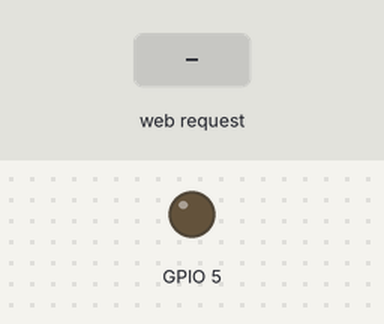
A sketch run on a simulated ESP8266 (NodeMCU). Parts: output pins drawn as LEDs (lit = HIGH). The inputs (shaded band) are chosen by the test bench. WiFi joins after 1.5 s; servers stay silent unless stated; what the sketch prints to the serial monitor is not drawn.

Above: at 2.7 s.
2.8 s: HTTP request GET /H received
At 3.3 s:
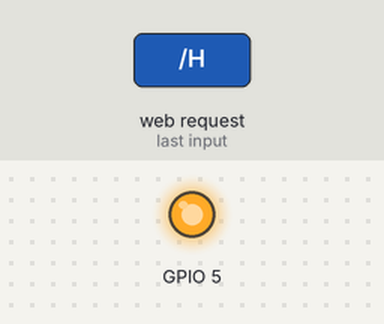
Timing chart, 0 to 6.3 s (numbered marks = the images above; inputs shaded):
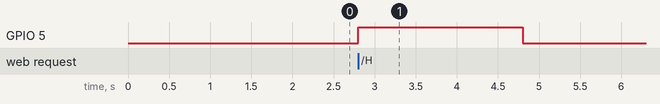

Measured:
- after the input at 2.8 s, GPIO 5: LOW → HIGH at once, → LOW 2.0 s later

The sketch:

portaPeD.ino
```cpp
#include <ESP8266WiFi.h>
#include <SPI.h>


const char* ssid = "Roboflex - ADM 2G"; //Enter SSID
const char* password = "Roboflex16@2022"; //Enter Password

WiFiServer server(80);

void setup()
{
    Serial.begin(115200);
    pinMode(5, OUTPUT);
    delay(10);

    Serial.println();
    Serial.println();
    Serial.print("Connecting to ");
    Serial.println(ssid);
    Serial.println(password);

    WiFi.begin(ssid, password);

    while (WiFi.status() != WL_CONNECTED) {
        delay(500);
        Serial.print(".");
    }

    Serial.println("");
    Serial.println("WiFi connected.");
    Serial.println("IP address: ");
    Serial.println(WiFi.localIP());
    server.begin();

}

void loop(){
 WiFiClient client = server.available();

  if (client) {
    Serial.println("New Client.");
    String currentLine = "";
    while (client.connected()) {
      if (client.available()) {
        char c = client.read();
        Serial.write(c);
        if (c == '\n') {

          if (currentLine.length() == 0) {
            client.println("HTTP/1.1 200 OK");
            client.println("Content-type:text/html");
            client.println();
            client.println("<meta charset='utf-8'>");
            client.println("<meta name='viewport' content='width=device-width, initial-scale=1, shrink-to-fit=no>");

            client.print("<div style='display:flex;flex-flow:column;justify-content:center;width:100%;margin-top:40px'>");

              client.print("<div style='background-color:black;border-roud:3px;width:90%;margin-bottom:50px;margin-right:5%;margin-left:5%;'><img src='https://roboflex.com.br/wp-content/uploads/2023/05/logotipo-roboflex.png'/></div>");

              client.print("<div style='margin-right:5%;margin-left:5%;width:90%;background-color: rgba(31, 104, 222, 0.13);'>");
                client.print("<div style='border-radius:3px;padding-top:30px;padding-bottom:20px'>");
                  client.print("<div style='display:flex;justify-content:center;font-size:18px;font-family:fantasy;margin-top:30px'>Clique para abrir porta</div>");
                  client.print("<div style='display:flex;justify-content:center;font-size:20px;margin-top:20px;font-family: sans-serif;margin-bottom:50px;'><a href=\"/H\" class='card-link'>Porta P&D</a></div>");
               /*   client.print("<div style='display:flex;flex-flow:row;justify-content:center;'>");
                  client.print("<div style='display:flex;justify-content:center;margin-top:20px;margin-right:0;border: 2px solid #3571CD;border-radius: 1px;width:10px;height:40px;'></div>");
                  client.print("<div style='display:flex;justify-content:center;margin-top:20px;margin-left:0;border: 2px solid #3571CD;border-radius: 1px;width:10px;height:40px;animation: 3s 1 alternate slidein;@keyframes slidein{from {margin-left: 100%;width: 300%;}to{margin-left: 0%;width: 100%;}}'></div>");
                  client.print("</div>");*/
                client.print("</div>");

              client.print("</div>");

            client.print("</div>");
            client.println();

            break;
          } else {
            currentLine = "";
          }
        } else if (c != '\r') {
          currentLine += c;
        }

        if (currentLine.endsWith("GET /H")) {
          digitalWrite(5, HIGH);
          delay(2000);
          digitalWrite(5, LOW);
        }

      }
    }

    client.stop();
    Serial.println("Client Disconnected.");
  }
}
```
